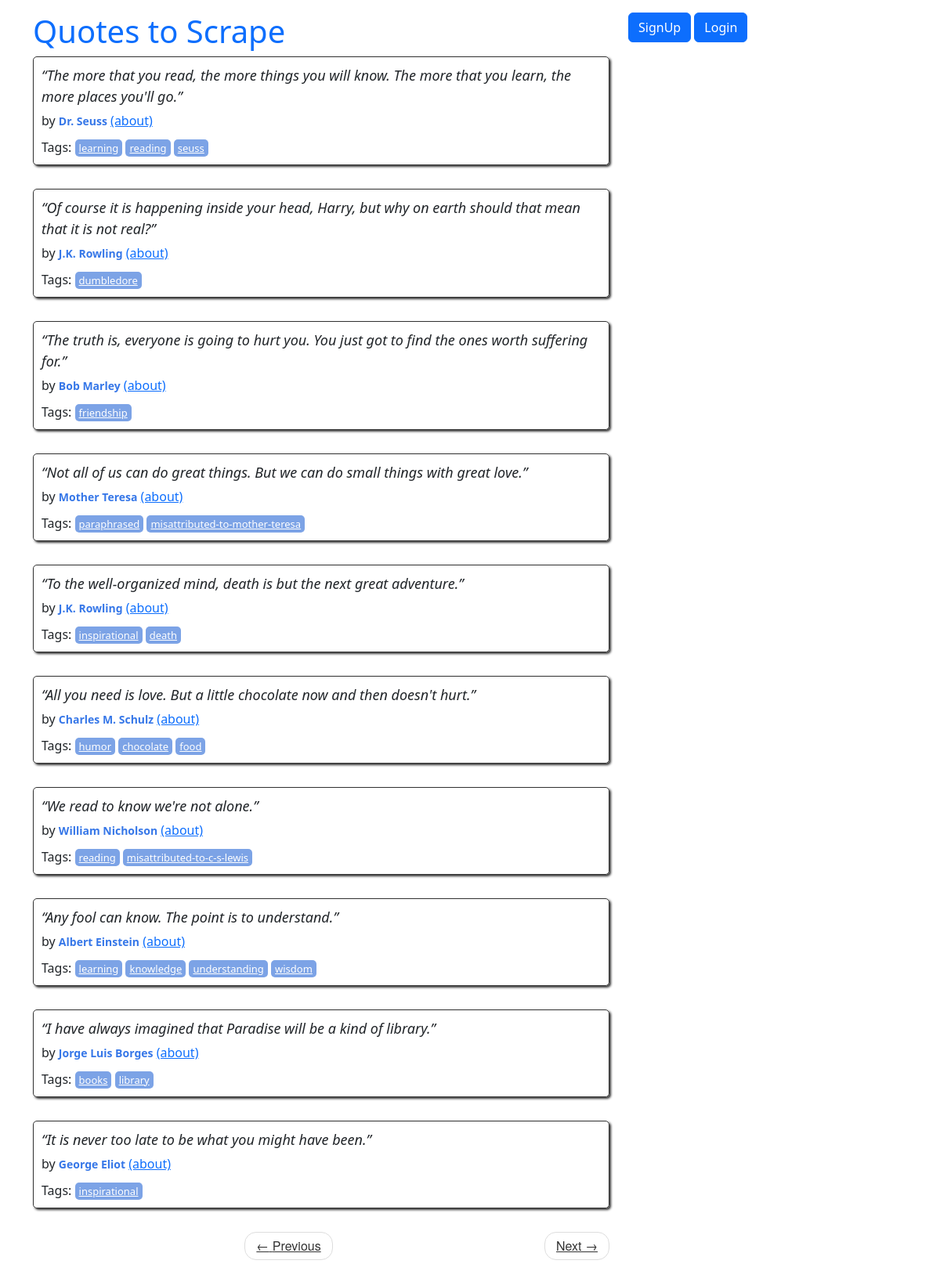
/4, run on the app's committed database.
### quotes/models.py (models this page shows)
class Quote(models.Model):
    quote = models.TextField()
    tags = models.ManyToManyField(Tag)
    author = models.ForeignKey(Author, on_delete=models.CASCADE, default=None, null=True)
    created_at = models.DateTimeField(auto_now_add=True)
    user = models.ForeignKey(User, on_delete=models.CASCADE, default=1, null = True)

class Author(models.Model):
    fullname = models.CharField(max_length=50)
    born_date = models.CharField(max_length=50)
    born_location =  models.CharField(max_length=150)
    description = models.TextField()
    created_at = models.DateTimeField(auto_now_add=True)
    user = models.ForeignKey(User, on_delete=models.CASCADE, default=1, null = True)
    def __str__(self):
        return f"{self.fullname}"

class Tag(models.Model):
    name = models.CharField(max_length=30, null =False, unique=True)
    user = models.ForeignKey(User, on_delete=models.CASCADE, default=1, null = True)
    class Meta:
        constraints = [
            models.UniqueConstraint(fields=['user', 'name'], name='tag of username')
        ]
    def __str__(self):
        return f"{self.name}"

### quotes/views.py (the view)
# urls.py: path("", views.main, name="root"),
def main(request, page=1):
    quotes = Quote.objects.all()
    per_page = 10
    paginator = Paginator(list(quotes), per_page)
    quotes_on_page = paginator.page(page)
    return render(request, 'quotes/index.html', context = {'quotes': quotes_on_page})

### quotes/templates/quotes/index.html
{% extends 'quotes/base.html' %}
{% load extract %}
{% block content %}
<div class="row">
    <div class="col-md-8">
    {% for quote in quotes %}
    <div class="quote" itemscope="" itemtype="http://schema.org/CreativeWork">
        <span class="text" itemprop="text">{{quote.quote}}</span>
        <span>by <small class="author" itemprop="author">{{quote.author}}</small>
        <a href="/author_detail/{{quote.author.id}}">(about)</a>
        </span>
        <div class="tags">
            Tags:
            {% for tag in quote.tags.all %}
            <a class="tag" href="/tag/{{tag}}">{{tag.name}}</a>
            {% endfor %}
        </div>
    </div>
    {% endfor %}
    <nav>
        <ul class="pager">
            <li class="previous">
                <a class="{% if not quotes.has_previous %} disabled {% endif %}"
                   href="{% if quotes.has_previous %}{% url 'quotes:root_paginate' quotes.previous_page_number %}{% else %}#{% endif %}">
                    <span aria-hidden="true">←</span> Previous
                </a>
            </li>
            <li class="next">
                <a class="{% if not quotes.has_next %} disabled {% endif %}"
                   href="{% if quotes.has_next %}{% url 'quotes:root_paginate' quotes.next_page_number %}{% else %}#{% endif %}">
                    Next <span aria-hidden="true">→</span>
                </a>
            </li>
        </ul>
    </nav>
</div>
{% endblock %}

### quotes/static/quotes/style.css (style rules this page uses)
.quote { padding: 10px; margin-bottom: 30px; border: 1px solid #333333; border-radius: 5px; box-shadow: 2px 2px 3px #333333; }
.quote span.text { display: block; margin-bottom: 5px; font-size: large; font-style: italic; }
.quote small.author { font-weight: bold; color: #3677E8; }
.quote .tags { margin-top: 10px; }
.tag { padding: 2px 5px; border-radius: 5px; color: white; font-size: small; background-color: #7CA3E6; }
.pager { font-family: "Raleway","Helvetica Neue",Helvetica,Arial,sans-serif; }
.pager li { display: inline; }
.pager { padding-left: 0; margin: 22px 0; list-style: none; text-align: center; }
.pager .next>a, .pager .next>span { float: right; }
.pager li>a, .pager li>span { display: inline-block; padding: 5px 14px; background-color: #ffffff; border: 1px solid #dddddd; border-radius: 15px; }
.pager a { color: #333333; }

### data on the page
Quote: quote "“The more that you read, the more things you will know. The more that you learn, the more places you'll go.”", author "Dr. Seuss"
Tag: name "learning"
Tag: name "reading"
Tag: name "seuss"
Quote: quote "“Of course it is happening inside your head, Harry, but why on earth should that mean that it is not real?”", author "J.K. Rowling"
Tag: name "dumbledore"
Quote: quote "“The truth is, everyone is going to hurt you. You just got to find the ones worth suffering for.”", author "Bob Marley"
Tag: name "friendship"
Quote: quote "“Not all of us can do great things. But we can do small things with great love.”", author "Mother Teresa"
Tag: name "paraphrased"
Tag: name "misattributed-to-mother-teresa"
Quote: quote "“To the well-organized mind, death is but the next great adventure.”", author "J.K. Rowling"
Tag: name "inspirational"
Tag: name "death"
Quote: quote "“All you need is love. But a little chocolate now and then doesn't hurt.”", author "Charles M. Schulz"
Tag: name "humor"
Tag: name "chocolate"
Tag: name "food"
Quote: quote "“We read to know we're not alone.”", author "William Nicholson"
Tag: name "misattributed-to-c-s-lewis"
Quote: quote "“Any fool can know. The point is to understand.”", author "Albert Einstein"
Tag: name "knowledge"
Tag: name "understanding"
Tag: name "wisdom"
Quote: quote "“I have always imagined that Paradise will be a kind of library.”", author "Jorge Luis Borges"
Tag: name "books"
Tag: name "library"
Quote: quote "“It is never too late to be what you might have been.”", author "George Eliot"
